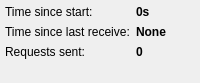
<?xml version="1.0" encoding="UTF-8"?>
<ui version="4.0">
 <class>StatisticsDock</class>
 <widget class="QDockWidget" name="StatisticsDock">
  <property name="geometry">
   <rect>
    <x>0</x>
    <y>0</y>
    <width>200</width>
    <height>83</height>
   </rect>
  </property>
  <property name="windowTitle">
   <string>&amp;Statistics</string>
  </property>
  <widget class="QWidget" name="dockWidgetContents">
   <layout class="QFormLayout" name="formLayout">
    <property name="leftMargin">
     <number>5</number>
    </property>
    <property name="topMargin">
     <number>5</number>
    </property>
    <property name="rightMargin">
     <number>5</number>
    </property>
    <property name="bottomMargin">
     <number>5</number>
    </property>
    <item row="0" column="0">
     <widget class="QLabel" name="label">
      <property name="text">
       <string>Time since start:</string>
      </property>
     </widget>
    </item>
    <item row="0" column="1">
     <widget class="QLabel" name="timeSinceStartLabel">
      <property name="font">
       <font>
        <weight>75</weight>
        <bold>true</bold>
       </font>
      </property>
      <property name="text">
       <string>0s</string>
      </property>
     </widget>
    </item>
    <item row="1" column="0">
     <widget class="QLabel" name="label_3">
      <property name="text">
       <string>Time since last receive:</string>
      </property>
     </widget>
    </item>
    <item row="1" column="1">
     <widget class="QLabel" name="timeSinceLastReceiveLabel">
      <property name="font">
       <font>
        <weight>75</weight>
        <bold>true</bold>
       </font>
      </property>
      <property name="text">
       <string>None</string>
      </property>
     </widget>
    </item>
    <item row="2" column="0">
     <widget class="QLabel" name="label_2">
      <property name="text">
       <string>Requests sent:</string>
      </property>
     </widget>
    </item>
    <item row="2" column="1">
     <widget class="QLabel" name="requestsSentLabel">
      <property name="font">
       <font>
        <weight>75</weight>
        <bold>true</bold>
       </font>
      </property>
      <property name="text">
       <string>0</string>
      </property>
     </widget>
    </item>
   </layout>
  </widget>
 </widget>
 <resources/>
 <connections/>
</ui>
